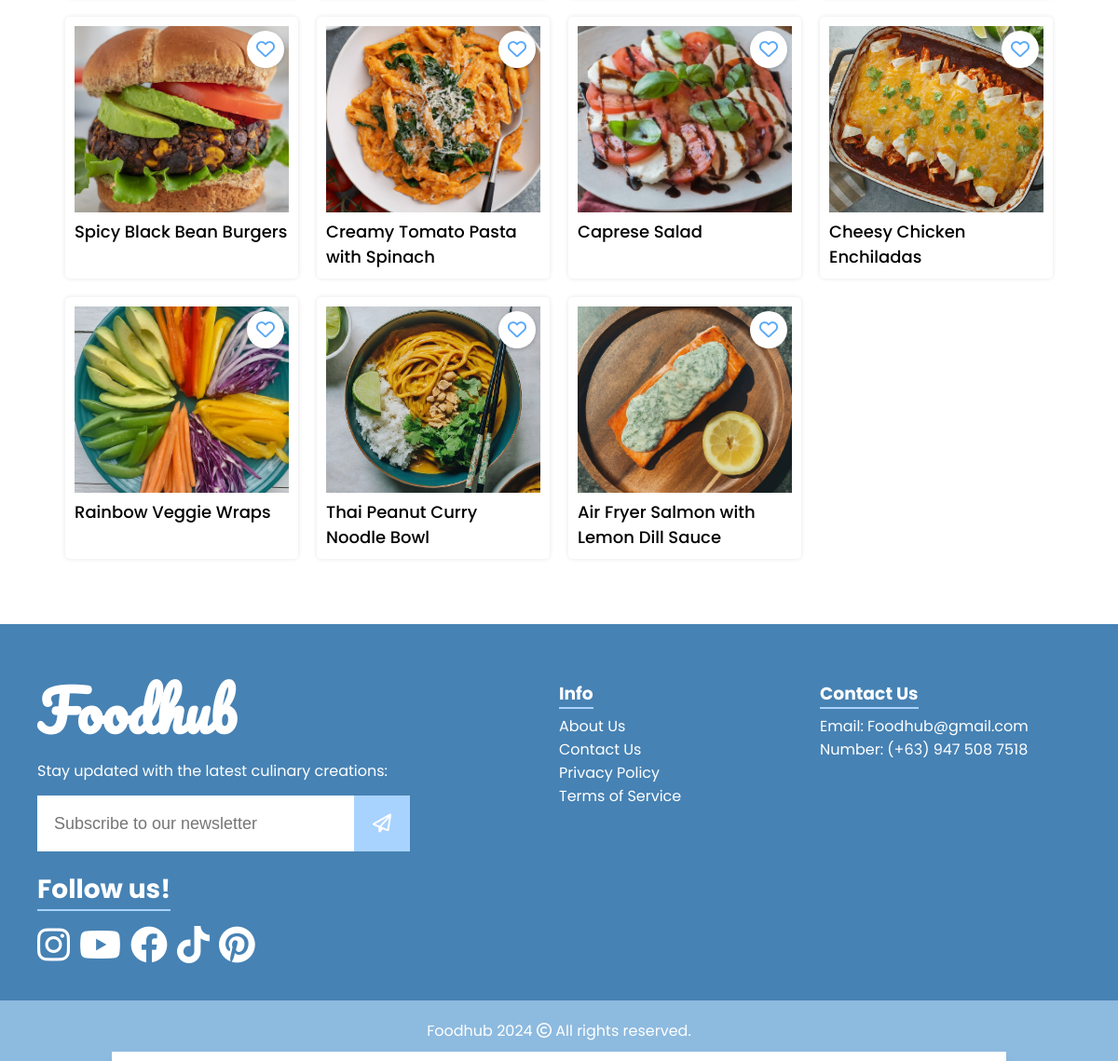
The page /profile/aiGuy (lower part) on the database as committed earlier.
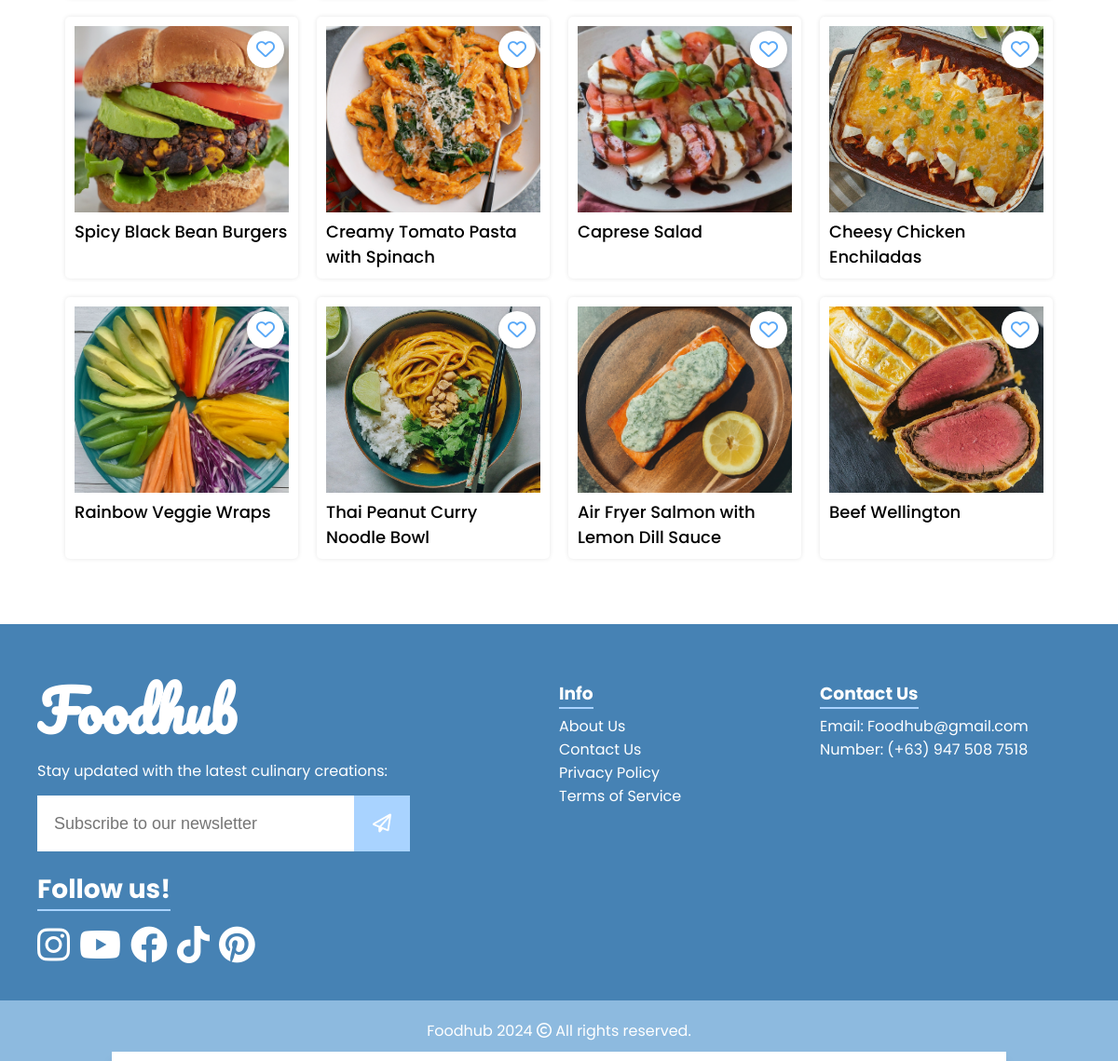
The same page on the database as committed later.
### foodhub/models.py (models this page shows, shortened)
class Recipe(models.Model):
    user = models.ForeignKey(User, on_delete=models.CASCADE, related_name="recipe_user")
    name = models.CharField(max_length=100)
    description = models.TextField()
    image = models.ImageField(upload_to="media", blank=True, null=True, default="default.jpg")
    date = models.DateTimeField(default=datetime.datetime.now)
    servings = models.PositiveIntegerField(default=1)
    allergens = models.ManyToManyField('Allergen', blank=True)
    likes = models.ManyToManyField(User, default=None, blank=True, related_name="recipe_likes")
    CATEGORY_CHOICES = (
    ('american', 'American'),
    ('appetizer', 'Appetizer'),
    ('asian', 'Asian'),
    ('beverage', 'Beverage'),
    ('brunch', 'Brunch'),
    ('breakfast', 'Breakfast'),
    ('chinese', 'Chinese'),
    ('cocktail', 'Cocktail'),
    ('dessert', 'Dessert'),
    ('dinner', 'Dinner'),
    ('filipino', 'Filipino'),
    ('french', 'French'),
    ('gluten-free', 'Gluten-Free'),
    ('greek', 'Greek'),
    ('indian', 'Indian'),
    ('italian', 'Italian'),
    ('japanese', 'Japanese'),
    ('lunch', 'Lunch'),
    ('mediterranean', 'Mediterranean'),
    ('mexican', 'Mexican'),
    ('pastry', 'Pastry'),
    ('pasta', 'Pasta'),
    ('pizza', 'Pizza'),
    ('salad', 'Salad'),
    ('sandwiches', 'Sandwiches'),
    ('seafood', 'Seafood'),
    ('snack', 'Snack'),
    ('soup', 'Soup'),
    ('steak', 'Steak'),
    ('thai', 'Thai'),
    ('vegan', 'Vegan'),
    ('vegetarian', 'Vegetarian'),
)
    DURATION_CHOICES = (
        ('15-20 mins', '15-20 mins'),
        ('20-45 mins', '20-45 mins'),
        ('45 mins to 1 hr', '45 mins to 1 hr'),
        ('1 hr+', '1 hr+'),
    )
    DIFFICULTY_CHOICES = (
        ('beginner', 'Beginner'),
        ('intermediate', 'Intermediate'),
        ('chef', 'Chef')
    )
    COST_CHOICES = [
        ('low', 'Low'),
        ('medium', 'Medium'),
        ('high', 'High'),
    ]
    category = models.CharField(max_length=32, choices=CATEGORY_CHOICES, blank=True, null=True, default=None)
    duration = models.CharField(max_length=32, choices=DURATION_CHOICES, blank=True, null=True, default=None)
    difficulty = models.CharField(max_length=32, choices=DIFFICULTY_CHOICES, blank=True, null=True, default=None)
    cost = models.CharField(max_length=32, choices=COST_CHOICES, blank=True, null=True, default=None)

### foodhub/views.py (the view, shortened to what this page needs)
# urls.py: path("profile/<str:username>", views.profile, name="profile"),
def profile(request, username):
    user = User.objects.get(username=username)
    profile = Profile.objects.get(user=user)
    profile_recipes = Recipe.objects.filter(user=user)
    featured_recipe = profile.featured_recipe
    average_rating = Review.average_rating(featured_recipe) if featured_recipe else 0
    popular_recipes_with_ratings = [
        {
            "recipe": recipe,
            "average_rating": Review.average_rating(recipe)
        }
        for recipe in profile_recipes if Review.objects.filter(recipe=recipe).exists()
    ]
    popular_recipes_with_ratings.sort(key=lambda x: x["average_rating"], reverse=True)
    popular_recipes_with_ratings = popular_recipes_with_ratings[:3]
    if not featured_recipe and profile_recipes:
        featured_recipe = profile_recipes.first()
    return render(request, "foodhub/profile.html", {
        "user": user,
        "profile": profile,
        "profile_recipes": profile_recipes,
        "featured_recipe": featured_recipe,
        "average_rating": average_rating,
        "featured_categories": Recipe.CATEGORY_CHOICES[:6],
        "popular_recipes_with_ratings": popular_recipes_with_ratings
    })

### foodhub/models.py (called while the page is built)
    def __str__(self):
        return str(self.user)

    def average_rating(self):
        return self.ratings.aggregate(Avg('rating'))['rating__avg'] or 0

### foodhub/templates/foodhub/profile.html (shortened to what this page needs)
{% extends "foodhub/layout.html" %}
{% block body %}
    <div class="edit-recipes-container">
    </div>
    <div class="all-recipes-card-container">
        {% for recipe in profile_recipes %}
            <div class="recipe-item">
                {% if request.user in recipe.likes.all %}
                    <div class="like-btn liked" data-id="{{ recipe.id }}"><i class="fa-regular fa-heart"></i></div>
                {% else %}
                    <div class="like-btn" data-id="{{ recipe.id }}"><i class="fa-regular fa-heart"></i></div>
                {% endif %}
                <a href="{% url 'recipe' recipe.name %}">
                    <img src="{{ recipe.image.url }}" alt="">
                </a>
                <h2>{{ recipe.name }}</h2>
            </div>
        {% endfor %}
    </div>
{% endblock %}

### foodhub/templates/foodhub/layout.html (shortened to what this page needs)
{% load static %}
<!DOCTYPE html>
<html lang="en">
<head>
    <link href="{% static 'foodhub/styles.css' %}" rel="stylesheet">
    <link rel="stylesheet" href="https://cdnjs.cloudflare.com/ajax/libs/font-awesome/6.4.0/css/all.min.css" />
    <link rel="stylesheet" href="https://cdn.jsdelivr.net/npm/swiper@11/swiper-bundle.min.css"/>
</head>
<body>
    <div class="body">
        {% block body %}
        {% endblock %}
    </div>
    <footer>
        <div class="footer-container">
            <div class="footer-logo">
                <h1>Foodhub</h1>
                <div class="newsletter">
                    <p>Stay updated with the latest culinary creations:</p>
                    <div class="newsletter-subscribe">
                        <input type="text" placeholder="Subscribe to our newsletter">
                        <i class="fa-regular fa-paper-plane"></i>
                    </div>
                </div>
                <div class="footer-socials">
                    <h3>Follow us!</h3>
                    <div class="footer-icons">
                        <i class="fa-brands fa-instagram"></i>
                        <i class="fa-brands fa-youtube"></i>
                        <i class="fa-brands fa-facebook"></i>
                        <i class="fa-brands fa-tiktok"></i>
                        <i class="fa-brands fa-pinterest"></i>
                    </div>
                </div>
            </div>
            <div class="footer-column">
                <h3>Info</h3>
                <ul>
                    <li><a href="#">About Us</a></li>
                    <li><a href="#">Contact Us</a></li>
                    <li><a href="#">Privacy Policy</a></li>
                    <li><a href="#">Terms of Service</a></li>
                </ul>
            </div>
            <div class="footer-column">
                <h3>Contact Us</h3>
                <ul>
                    <li>Email: Foodhub@gmail.com</li>
                    <li>Number: (+63) 947 508 7518</li>
                </ul>
            </div>
        </div>
        <div class="footer-bottom">
            <p>Foodhub 2024 <i class="fa-regular fa-copyright"></i> All rights reserved.</p>
        </div>
    </footer>
</body>
</html>

Rows that differ between the two databases and show on the page:
added Recipe: image (picture), name "Beef Wellington"
